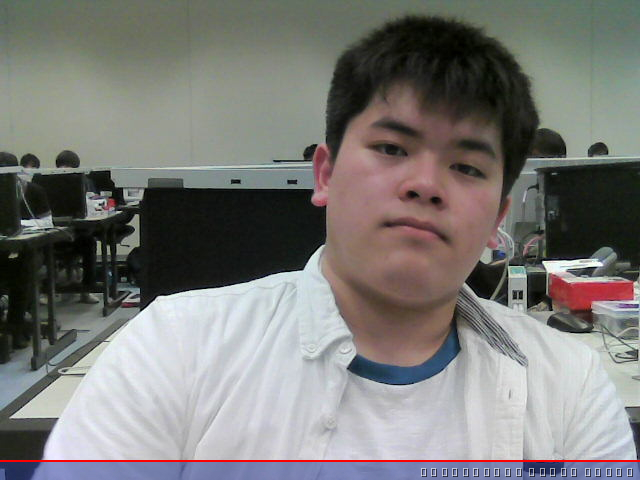
#> input picture Ex5/ex5_1.jpg, 640 x 480 px
$ python faceDetect.py
#> lines starting #> are read from the running program, lines starting #| are printed output that depends on the picture; after the words box and inside, x2 and y2 are one past the last pixel; in counts of white or black regions, pixels touching at a corner belong together
import cv2

# Face detection classifier
Cascade = '/usr/local/share/OpenCV/haarcascades/haarcascade_frontalface_default.xml'
faceCascade = cv2.CascadeClassifier(Cascade)

img = cv2.imread('./ex5_1.jpg', cv2.IMREAD_COLOR)
#> img is the input picture: shape (480, 640, 3); mean B, G, R 120.2, 122.8, 123.5

gray = cv2.cvtColor(img, cv2.COLOR_BGR2GRAY)
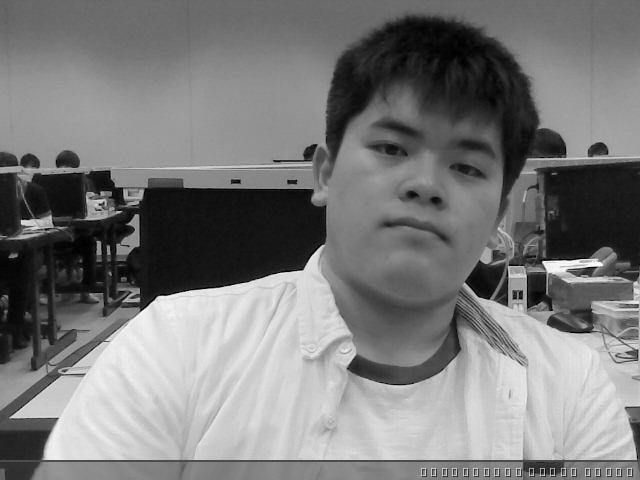
#> gray: shape (480, 640); min 0, max 255, mean 122.7

faces = faceCascade.detectMultiScale(gray)
#> faces = [[320, 75, 204, 204]]

for (x, y, w, h) in faces:
    cv2.rectangle(img, (x, y), (x + w, y + h), (255, 0, 0), 2)
#> this loop made 1 pass
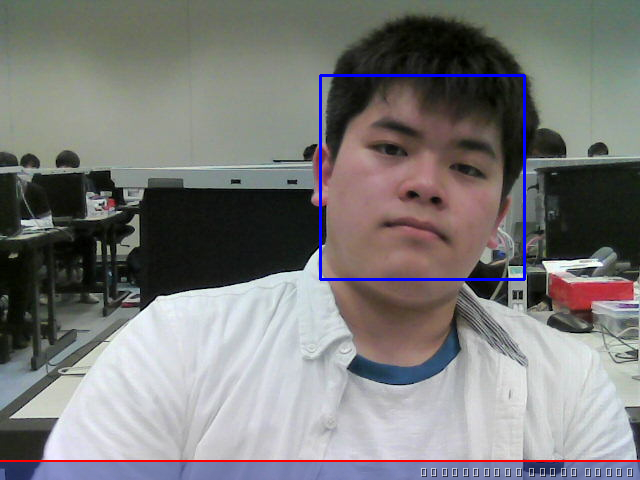
#> img: shape (480, 640, 3); 0.8% of pixels changed, all inside (x1, y1, x2, y2) = (319, 74, 526, 281)

cv2.imwrite('faceDetected.jpg', img)

$ run again, with Ex5/ex5_2.jpg copied over Ex5/ex5_1.jpg
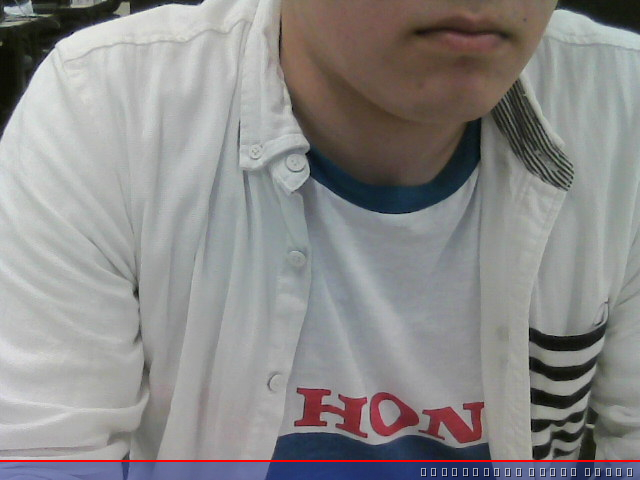
#> input picture Ex5/ex5_2.jpg, 640 x 480 px
#> img is the input picture: shape (480, 640, 3); mean B, G, R 137.3, 137.6, 139
#> `gray = cv2.cvtColor(img, cv2.COLOR_BGR2GRAY)`:
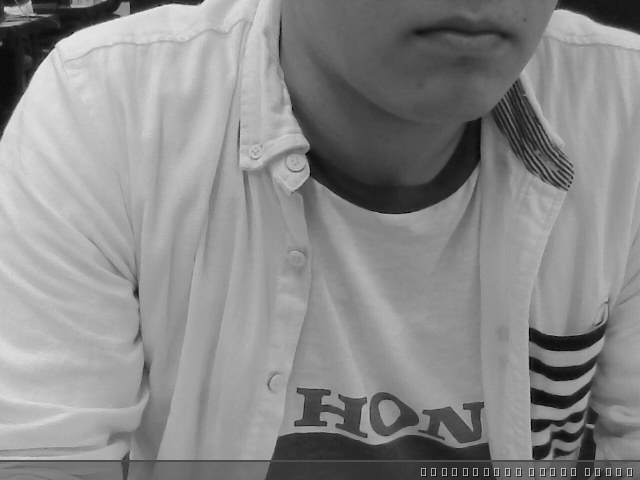
#> gray: shape (480, 640); min 0, max 240, mean 138
#> faces = ()

$ run again, with Ex5/ex5_3.jpg copied over Ex5/ex5_1.jpg
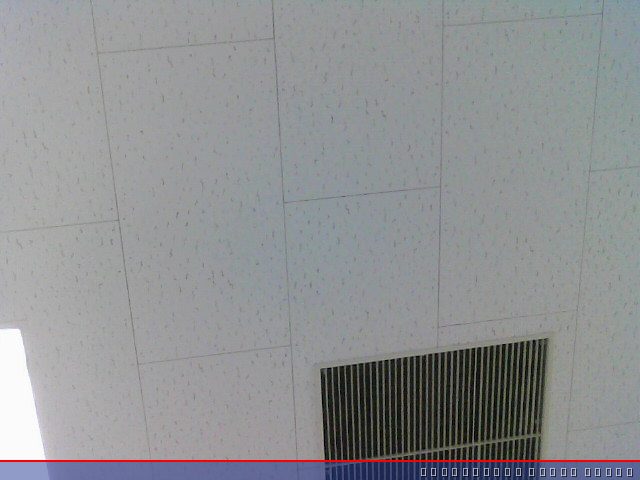
#> input picture Ex5/ex5_3.jpg, 640 x 480 px
#> img is the input picture: shape (480, 640, 3); mean B, G, R 146.9, 145.1, 143.1
#> `gray = cv2.cvtColor(img, cv2.COLOR_BGR2GRAY)`:
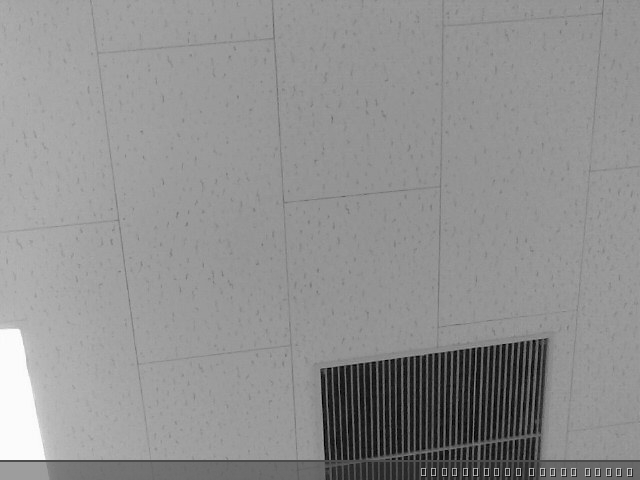
#> gray: shape (480, 640); min 0, max 255, mean 144.7
#> faces = ()
